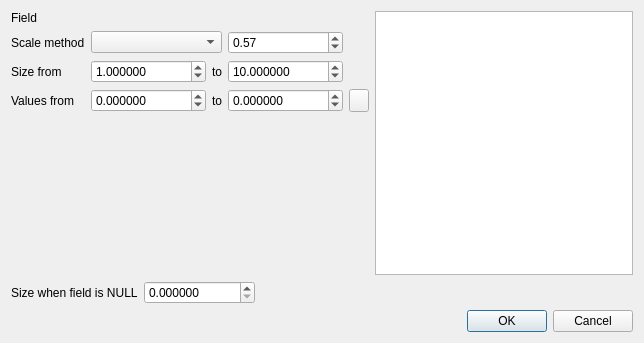
<?xml version="1.0" encoding="UTF-8"?>
<ui version="4.0">
 <class>SizeScaleBase</class>
 <widget class="QDialog" name="SizeScaleBase">
  <property name="geometry">
   <rect>
    <x>0</x>
    <y>0</y>
    <width>644</width>
    <height>343</height>
   </rect>
  </property>
  <property name="windowTitle">
   <string>Dialog</string>
  </property>
  <layout class="QGridLayout" name="gridLayout_2">
   <item row="0" column="1">
    <layout class="QGridLayout" name="gridLayout">
     <item row="0" column="0">
      <widget class="QLabel" name="label_2">
       <property name="text">
        <string>Field</string>
       </property>
      </widget>
     </item>
     <item row="1" column="0">
      <widget class="QLabel" name="label">
       <property name="text">
        <string>Scale method</string>
       </property>
      </widget>
     </item>
     <item row="3" column="0">
      <widget class="QLabel" name="label_5">
       <property name="text">
        <string>Size from</string>
       </property>
      </widget>
     </item>
     <item row="3" column="1">
      <widget class="QgsDoubleSpinBox" name="minSizeSpinBox">
       <property name="decimals">
        <number>6</number>
       </property>
       <property name="minimum">
        <double>0.000000000000000</double>
       </property>
       <property name="maximum">
        <double>99999999.000000000000000</double>
       </property>
       <property name="value">
        <double>1.000000000000000</double>
       </property>
      </widget>
     </item>
     <item row="3" column="2">
      <widget class="QLabel" name="label_6">
       <property name="text">
        <string>to</string>
       </property>
      </widget>
     </item>
     <item row="3" column="3">
      <widget class="QgsDoubleSpinBox" name="maxSizeSpinBox">
       <property name="decimals">
        <number>6</number>
       </property>
       <property name="maximum">
        <double>99999999.000000000000000</double>
       </property>
       <property name="value">
        <double>10.000000000000000</double>
       </property>
      </widget>
     </item>
     <item row="4" column="0">
      <widget class="QLabel" name="label_3">
       <property name="text">
        <string>Values from</string>
       </property>
      </widget>
     </item>
     <item row="4" column="1">
      <widget class="QgsDoubleSpinBox" name="minValueSpinBox">
       <property name="decimals">
        <number>6</number>
       </property>
       <property name="minimum">
        <double>-99999999.000000000000000</double>
       </property>
       <property name="maximum">
        <double>99999999.000000000000000</double>
       </property>
      </widget>
     </item>
     <item row="4" column="2">
      <widget class="QLabel" name="label_4">
       <property name="text">
        <string>to</string>
       </property>
      </widget>
     </item>
     <item row="4" column="3">
      <widget class="QgsDoubleSpinBox" name="maxValueSpinBox">
       <property name="decimals">
        <number>6</number>
       </property>
       <property name="minimum">
        <double>-99999999.000000000000000</double>
       </property>
       <property name="maximum">
        <double>99999999.000000000000000</double>
       </property>
      </widget>
     </item>
     <item row="4" column="4">
      <widget class="QToolButton" name="computeValuesButton">
       <property name="maximumSize">
        <size>
         <width>20</width>
         <height>16777215</height>
        </size>
       </property>
      </widget>
     </item>
     <item row="0" column="1" colspan="3">
      <widget class="QgsFieldExpressionWidget" name="mExpressionWidget" native="true">
       <property name="minimumSize">
        <size>
         <width>0</width>
         <height>0</height>
        </size>
       </property>
       <property name="maximumSize">
        <size>
         <width>500</width>
         <height>16777215</height>
        </size>
       </property>
       <property name="focusPolicy">
        <enum>Qt::StrongFocus</enum>
       </property>
      </widget>
     </item>
     <item row="1" column="1" colspan="2">
      <widget class="QComboBox" name="scaleMethodComboBox"/>
     </item>
     <item row="1" column="3">
      <widget class="QgsDoubleSpinBox" name="exponentSpinBox">
       <property name="minimum">
        <double>0.000000000000000</double>
       </property>
       <property name="value">
        <double>0.570000000000000</double>
       </property>
      </widget>
     </item>
    </layout>
   </item>
   <item row="1" column="1">
    <spacer name="verticalSpacer">
     <property name="orientation">
      <enum>Qt::Vertical</enum>
     </property>
     <property name="sizeHint" stdset="0">
      <size>
       <width>20</width>
       <height>154</height>
      </size>
     </property>
    </spacer>
   </item>
   <item row="0" column="2" rowspan="2">
    <widget class="QTreeView" name="treeView"/>
   </item>
   <item row="6" column="1" colspan="2">
    <widget class="QDialogButtonBox" name="buttonBox">
     <property name="orientation">
      <enum>Qt::Horizontal</enum>
     </property>
     <property name="standardButtons">
      <set>QDialogButtonBox::Cancel|QDialogButtonBox::Ok</set>
     </property>
    </widget>
   </item>
   <item row="2" column="1">
    <layout class="QHBoxLayout" name="horizontalLayout_3">
     <item>
      <widget class="QLabel" name="label_8">
       <property name="text">
        <string>Size when field is NULL</string>
       </property>
      </widget>
     </item>
     <item>
      <widget class="QgsDoubleSpinBox" name="nullSizeSpinBox">
       <property name="decimals">
        <number>6</number>
       </property>
       <property name="maximum">
        <double>99999999.000000000000000</double>
       </property>
       <property name="singleStep">
        <double>0.100000000000000</double>
       </property>
      </widget>
     </item>
     <item>
      <spacer name="horizontalSpacer">
       <property name="orientation">
        <enum>Qt::Horizontal</enum>
       </property>
       <property name="sizeHint" stdset="0">
        <size>
         <width>40</width>
         <height>20</height>
        </size>
       </property>
      </spacer>
     </item>
    </layout>
   </item>
  </layout>
 </widget>
 <customwidgets>
  <customwidget>
   <class>QgsFieldExpressionWidget</class>
   <extends>QWidget</extends>
   <header location="global">qgsfieldexpressionwidget.h</header>
   <container>1</container>
  </customwidget>
  <customwidget>
   <class>QgsDoubleSpinBox</class>
   <extends>QDoubleSpinBox</extends>
   <header>qgsdoublespinbox.h</header>
  </customwidget>
 </customwidgets>
 <tabstops>
  <tabstop>mExpressionWidget</tabstop>
  <tabstop>scaleMethodComboBox</tabstop>
  <tabstop>minSizeSpinBox</tabstop>
  <tabstop>maxSizeSpinBox</tabstop>
  <tabstop>minValueSpinBox</tabstop>
  <tabstop>maxValueSpinBox</tabstop>
  <tabstop>computeValuesButton</tabstop>
  <tabstop>nullSizeSpinBox</tabstop>
  <tabstop>treeView</tabstop>
 </tabstops>
 <resources/>
 <connections>
  <connection>
   <sender>buttonBox</sender>
   <signal>accepted()</signal>
   <receiver>SizeScaleBase</receiver>
   <slot>accept()</slot>
   <hints>
    <hint type="sourcelabel">
     <x>248</x>
     <y>254</y>
    </hint>
    <hint type="destinationlabel">
     <x>157</x>
     <y>274</y>
    </hint>
   </hints>
  </connection>
  <connection>
   <sender>buttonBox</sender>
   <signal>rejected()</signal>
   <receiver>SizeScaleBase</receiver>
   <slot>reject()</slot>
   <hints>
    <hint type="sourcelabel">
     <x>316</x>
     <y>260</y>
    </hint>
    <hint type="destinationlabel">
     <x>286</x>
     <y>274</y>
    </hint>
   </hints>
  </connection>
 </connections>
</ui>
